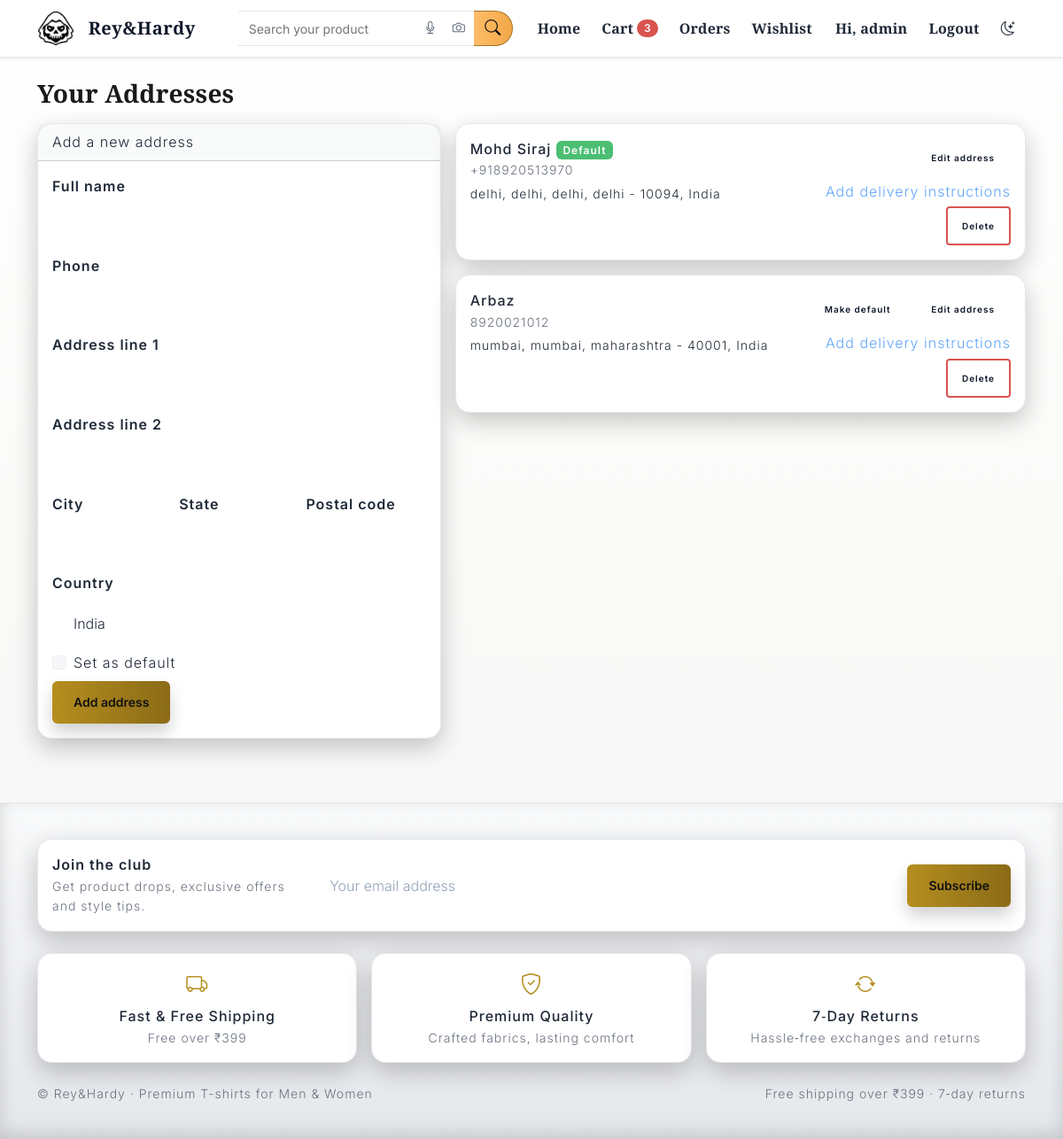
Screenshot of /accounts/addresses/ (signed in) with the database file from the repository.
### accounts/models.py (models this page shows, shortened)
class Address(models.Model):
    user = models.ForeignKey(User, on_delete=models.CASCADE, related_name="addresses")
    full_name = models.CharField(max_length=200)
    phone = models.CharField(max_length=20)
    address_line1 = models.CharField(max_length=255)
    address_line2 = models.CharField(max_length=255, blank=True)
    city = models.CharField(max_length=100)
    state = models.CharField(max_length=100)
    postal_code = models.CharField(max_length=20)
    country = models.CharField(max_length=100, default="India")
    is_default = models.BooleanField(default=False)
    created_at = models.DateTimeField(auto_now_add=True)
    updated_at = models.DateTimeField(auto_now=True)
    class Meta:
        ordering = ("-is_default", "-updated_at")

### accounts/views.py (the view, shortened to what this page needs)
# urls.py: path("addresses/", views.addresses, name="addresses"),
@login_required
def addresses(request):
    next_url = request.GET.get("next", "")
    editing = request.GET.get("edit")
    editing_addr = None
    if editing:
        try:
            editing_addr = Address.objects.get(user=request.user, id=int(editing))
        except (Address.DoesNotExist, ValueError, TypeError):
            editing_addr = None
    addrs = Address.objects.filter(user=request.user)
    return render(request, "accounts/addresses.html", {"addresses": addrs, "next": next_url, "editing": editing_addr})

### templates/accounts/addresses.html (shortened to what this page needs)
{% extends "base.html" %}
{% block content %}
  <h2 class="mb-3">Your Addresses</h2>
  <div class="row g-3">
    <div class="col-lg-5">
      <div class="card">
        <div class="card-header">Add a new address</div>
        <div class="card-body">
          <form method="post">
            <div class="mb-2"><label class="form-label">Full name</label><input class="form-control" name="full_name" value="{% if editing %}{{ editing.full_name }}{% endif %}" required /></div>
            <div class="mb-2"><label class="form-label">Phone</label><input class="form-control" name="phone" value="{% if editing %}{{ editing.phone }}{% endif %}" required /></div>
            <div class="mb-2"><label class="form-label">Address line 1</label><input class="form-control" name="address_line1" value="{% if editing %}{{ editing.address_line1 }}{% endif %}" required /></div>
            <div class="mb-2"><label class="form-label">Address line 2</label><input class="form-control" name="address_line2" value="{% if editing %}{{ editing.address_line2 }}{% endif %}" /></div>
            <div class="row g-2">
              <div class="col-md-4"><label class="form-label">City</label><input class="form-control" name="city" value="{% if editing %}{{ editing.city }}{% endif %}" required /></div>
              <div class="col-md-4"><label class="form-label">State</label><input class="form-control" name="state" value="{% if editing %}{{ editing.state }}{% endif %}" required /></div>
              <div class="col-md-4"><label class="form-label">Postal code</label><input class="form-control" name="postal_code" value="{% if editing %}{{ editing.postal_code }}{% endif %}" required /></div>
            </div>
            <div class="mb-2 mt-2"><label class="form-label">Country</label><input class="form-control" name="country" value="{% if editing %}{{ editing.country }}{% else %}India{% endif %}" /></div>
            <div class="form-check mb-2">
              <input class="form-check-input" type="checkbox" name="is_default" id="is_default">
              <label class="form-check-label" for="is_default">Set as default</label>
            </div>
            <button class="btn btn-gradient">{% if editing %}Update address{% else %}Add address{% endif %}</button>
          </form>
        </div>
      </div>
    </div>
    <div class="col-lg-7">
      <div class="row g-3">
        {% for a in addresses %}
          <div class="col-12">
            <div class="card h-100">
              <div class="card-body d-flex justify-content-between">
                <div>
                  <div class="fw-semibold">{{ a.full_name }} {% if a.is_default %}<span class="badge bg-success">Default</span>{% endif %}</div>
                  <div class="small text-muted">{{ a.phone }}</div>
                  <div class="small mt-1">
                    {{ a.address_line1 }}{% if a.address_line2 %}, {{ a.address_line2 }}{% endif %}, {{ a.city }}, {{ a.state }} - {{ a.postal_code }}, {{ a.country }}
                  </div>
                </div>
                <div class="text-end">
                  {% if not a.is_default %}
                    <a href="/accounts/addresses/{{ a.id }}/default/" class="btn btn-sm btn-outline-light">Make default</a>
                  {% endif %}
                  <a href="/accounts/addresses/?edit={{ a.id }}{% if next %}&next={{ next|urlencode }}{% endif %}" class="btn btn-sm btn-outline-light ms-1">Edit address</a>
                  <a href="#" class="d-block mt-1" style="color:#60a5fa; text-decoration:none;">Add delivery instructions</a>
                  <a href="/accounts/addresses/{{ a.id }}/delete/" class="btn btn-sm btn-outline-danger ms-1 mt-1">Delete</a>
                </div>
              </div>
            </div>
          </div>
        {% empty %}
          <div class="col-12"><div class="text-muted">No addresses added yet.</div></div>
        {% endfor %}
      </div>
    </div>
  </div>
{% endblock %}

### templates/partials/navbar.html (shortened to what this page needs)
{% load static %}
<nav class="navbar navbar-expand-md navbar-dark bg-gradient-primary shadow-sm navbar-sticky d-none d-md-block">
  <div class="container">
    <a class="navbar-brand d-flex align-items-center" href="/">
      <img src="{% static BRAND_LOGO %}" alt="{{ STORE_NAME }}" height="40" class="logo-img me-2" onerror="this.style.display='none'" />
      <span class="logo">Rey&Hardy</span>
    </a>
    <form class="amz-search amz--no-cat d-flex flex-grow-1 mx-3" role="search" method="get" action="/search/">
      <div class="amz-wrap w-100">
        <input class="amz-input" type="search" name="q" placeholder="Search your product" aria-label="Search" value="{{ request.GET.q|default:'' }}" />
        <div class="amz-tools">
          <button class="amz-tool" type="button" id="voiceSearchBtn" title="Voice search"><i class="bi bi-mic"></i></button>
          <button class="amz-tool" type="button" id="imageSearchBtn" title="Search with image"><i class="bi bi-camera"></i></button>
        </div>
        <button class="amz-submit" type="submit"><i class="bi bi-search"></i></button>
      </div>
    </form>
    <div class="collapse navbar-collapse" id="navbarsExample">
      <ul class="navbar-nav me-auto mb-2 mb-lg-0">
        <li class="nav-item"><a href="/" class="nav-link">Home</a></li>
        <li class="nav-item">
          <a href="/cart/" class="nav-link position-relative">
            Cart
            {% if CART_COUNT and CART_COUNT > 0 %}
              <span class="badge rounded-pill bg-danger ms-1">{{ CART_COUNT }}</span>
            {% endif %}
          </a>
        </li>
        <li class="nav-item"><a href="/orders/" class="nav-link">Orders</a></li>
        <li class="nav-item"><a href="/wishlist/" class="nav-link">Wishlist</a></li>
      </ul>
      <ul class="navbar-nav align-items-center">
        {% if user.is_authenticated %}
          <li class="nav-item"><a href="/accounts/you/" class="nav-link">Hi, {{ user.username }}</a></li>
          <li class="nav-item"><a href="/accounts/logout/" class="nav-link">Logout</a></li>
        {% else %}
          <li class="nav-item"><a href="/accounts/login/" class="nav-link">Login</a></li>
          <li class="nav-item"><a href="/accounts/signup/" class="nav-link">Sign up</a></li>
        {% endif %}
        <li class="nav-item ms-2">
          <a href="#" class="nav-link" id="themeToggle" title="Toggle dark/light">
            <i class="bi bi-brightness-high" id="themeToggleIcon"></i>
          </a>
        </li>
      </ul>
    </div>
  </div>
</nav>

### rows the page displays
Address: full_name "Mohd Siraj", is_default "Default", phone "+918920513970", address_line1 "delhi", address_line2 "delhi", city "delhi", state "delhi", postal_code "10094", country "India"
Address: full_name "Arbaz", phone "8920021012", address_line1 "mumbai", city "mumbai", state "maharashtra", postal_code "40001", country "India"

### other values shown
{{ CART_COUNT }} "3"
{{ user.username }} "admin"
{{ CURRENCY_SYMBOL }} "₹"
{{ FREE_SHIPPING_THRESHOLD }} "399"
{{ STORE_NAME }} "Rey&Hardy"
{{ BRAND_TAGLINE }} "Premium T-shirts for Men & Women"
